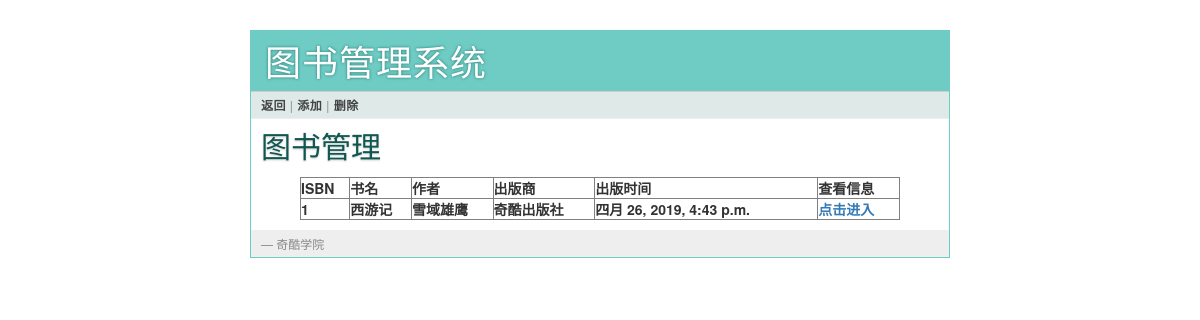
The app's page /manager/book_manage/, older data.
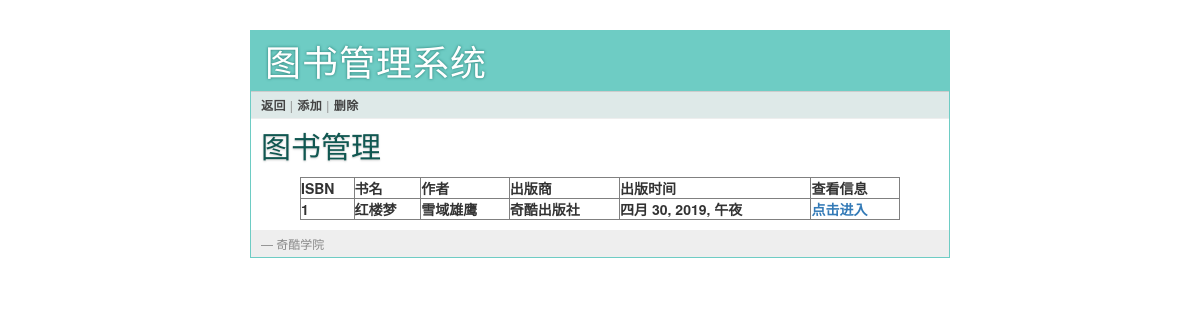
The same page, newer data.
### books/models.py (models this page shows, shortened)
class BookInfo(models.Model):
    isbn = models.IntegerField(unique=True)
    title = models.CharField(max_length=30)
    author = models.CharField(max_length=20)
    press = models.CharField(max_length=50)
    pub_time = models.DateTimeField()
    is_borrow = models.BooleanField(default=False)

### manager/views.py (the view)
def book_manage(request):
    books = BookInfo.objects.all()
    return render(request, 'manager_books.html', {'books': books})

### templates/manager_books.html (shortened to what this page needs)
{% extends 'base.html' %}
{% block link%}
	<a href="{% url 'manager:index' %}"> 返回 </a> |
	<a href="{% url 'manager:addbook' %}"> 添加 </a> |
	<a href="{% url 'manager:deletebook' %}"> 删除 </a>
{%  endblock%}
{% block body%}
	<h2> 图书管理 </h2>
	<table width="600" border="1", align="center">
	  <tr>
	    <th align="center"> ISBN </th>
	    <th align="center"> 书名 </th>
	    <th align="center"> 作者</th>
	    <th align="centet"> 出版商 </th>
	    <th align="center"> 出版时间 </th>
	    <th align="center"> 查看信息 </th>
	  </tr>
	  {% for book in books%}
	  <tr>
	    <th align="center"> {{book.isbn}}</th>
	    <th align="center"> {{book.title}} </th>
	    <th align="center"> {{book.author}}</th>
	    <th align="centet"> {{book.press}} </th>
	    <th align="center"> {{book.pub_time}}</th>
	    <th align="center"> <a href="{% url 'manager:bookdetail' book.id %}"> 点击进入 </a> </th>
	  </tr>
	  {% endfor %}
	</table>
{% endblock%}

### templates/base.html (shortened to what this page needs)
{% load extend_fun %}
<!doctype html>
<link rel=stylesheet type=text/css href="/static/style.css">
<link rel="stylesheet" type="text/css" href="/static/bootstrap-3.3.7-dist/css/bootstrap.css"/>
<div class=page>
  <h1>图书管理系统</h1>
  <div class=navigation>
    {% block link %}{% endblock %}
  </div>
  <div class=body>
    {% block body %}{% endblock %}
   </div>
  <div class=footer>
     &mdash; 奇酷学院
  </div>
</div>

### static/style.css (style rules this page uses)
a { color: #26776F; }
div.page { background: white; border: 1px solid #6ECCC4; width: 700px; margin: 30px auto; }
div.page h1 { background: #6ECCC4; margin: 0; padding: 10px 14px; color: white; letter-spacing: 1px; text-shadow: 0 0 3px #24776F; font-weight: normal; }
div.page div.navigation { background: #DEE9E8; padding: 4px 10px; border-top: 1px solid #ccc; border-bottom: 1px solid #eee; color: #888; font-size: 12px; letter-spacing: 0.5px; }
div.page div.navigation a { color: #444; font-weight: bold; }
div.page h2 { margin: 0 0 15px 0; color: #105751; text-shadow: 0 1px 2px #ccc; }
div.page div.body { padding: 10px; }
div.page div.footer { background: #eee; color: #888; padding: 5px 10px; font-size: 12px; }

Row changes from the older to the newer data that the page shows:
changed BookInfo "雪域雄鹰": title "西游记" → "红楼梦"; pub_time "四月 26, 2019, 4:43 p.m." → "四月 30, 2019, 午夜"
